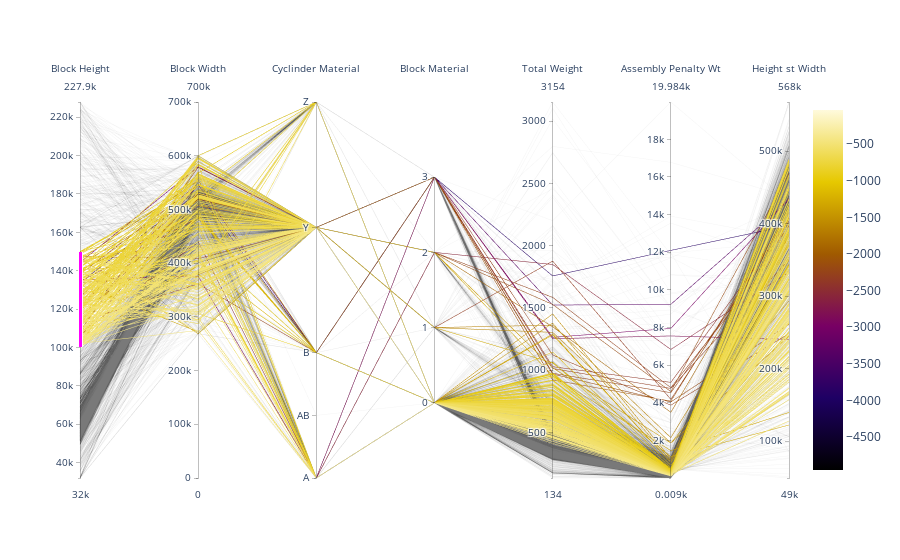

The cell this chart's notebook holds for it:
### Code cell
import plotly.graph_objects as go

import pandas as pd


df = pd.read_csv("https://raw.githubusercontent.com/bcdunbar/datasets/master/parcoords_data.csv")
print(df)

fig = go.Figure(data=
    go.Parcoords(
        line = dict(color = df['colorVal'],
                   colorscale = 'Electric',
                   showscale = True,
                   cmin = -1.22,
                   cmax = -100),
        dimensions = list([
            dict(range = [32000,227900],
                 constraintrange = [100000,150000],
                 label = "Block Height", values = df['blockHeight']),
            dict(range = [0,700000],
                 label = 'Block Width', values = df['blockWidth']),
            dict(tickvals = [0,0.5,1,2,3],
                 ticktext = ['A','AB','B','Y','Z'],
                 label = 'Cyclinder Material', values = df['cycMaterial']),
            dict(range = [-1,4],
                 tickvals = [0,1,2,3],
                 label = 'Block Material', values = df['blockMaterial']),
            dict(range = [134,3154],
                 visible = True,
                 label = 'Total Weight', values = df['totalWeight']),
            dict(range = [9,19984],
                 label = 'Assembly Penalty Wt', values = df['assemblyPW']),
            dict(range = [49000,568000],
                 label = 'Height st Width', values = df['HstW'])])
    )
)
fig.show()

### Figure 1 — Plotly figure (JSON) as saved in the notebook; plotly's stock layout.template omitted (floating-point values rounded to 4 significant figures; data arrays with more than 128 entries replaced by an {"elided": "..."} marker saying what was removed)
{"data": [{"dimensions": [{"constraintrange": [100000, 150000], "label": "Block Height", "range": [32000, 227900], "values": {"elided": "2577 int values"}}, {"label": "Block Width", "range": [0, 700000], "values": {"elided": "2577 int values"}}, {"label": "Cyclinder Material", "ticktext": ["A", "AB", "B", "Y", "Z"], "tickvals": [0, 0.5, 1, 2, 3], "values": {"elided": "2577 float values"}}, {"label": "Block Material", "range": [-1, 4], "tickvals": [0, 1, 2, 3], "values": {"elided": "2577 int values"}}, {"label": "Total Weight", "range": [134, 3154], "values": {"elided": "2577 int values"}, "visible": true}, {"label": "Assembly Penalty Wt", "range": [9, 19984], "values": {"elided": "2577 int values"}}, {"label": "Height st Width", "range": [49000, 568000], "values": {"elided": "2577 int values"}}], "line": {"color": {"elided": "2577 int values"}, "colorscale": [[0, "rgb(0,0,0)"], [0.2, "rgb(30,0,100)"], [0.4, "rgb(120,0,100)"], [0.6, "rgb(160,90,0)"], [0.8, "rgb(230,200,0)"], [1, "rgb(255,250,220)"]], "showscale": true}, "type": "parcoords"}], "layout": {}}
